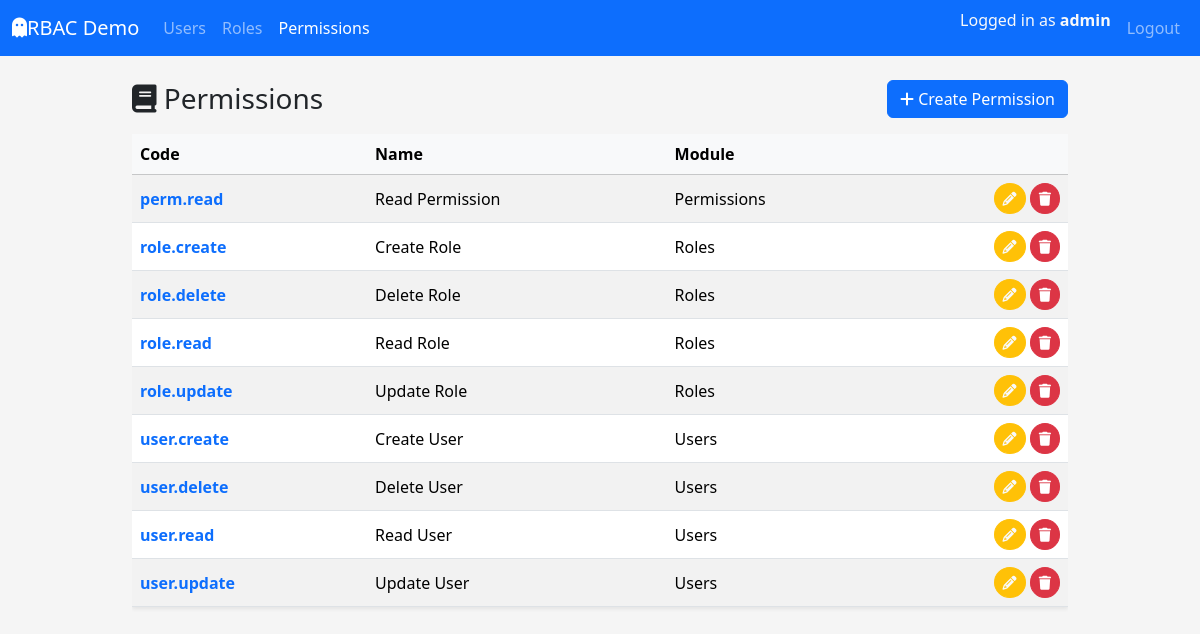
Page /permissions/ (signed in) on the committed database.
### app/models/user.py (models this page shows, shortened)
class UserTable(UserMixin,db.Model):
    __tablename__ = "tbl_users"
    id = db.Column(db.Integer, primary_key=True)
    username = db.Column(db.String(80), unique=True, nullable=False)
    email = db.Column(db.String(120), unique=True, nullable=False)
    fullname = db.Column(db.String(120), nullable=False)
    is_active = db.Column(db.Boolean, default=True, nullable=False)
    password_hash = db.Column(db.String(255), nullable=False)
    created_at = db.Column(db.DateTime, default=datetime.utcnow, nullable=False)
    updated_at = db.Column(
        db.DateTime, default=datetime.utcnow, onupdate=datetime.utcnow, nullable=False
    )
    roles = db.relationship("RoleTable", secondary=tbl_user_roles, back_populates="users")

### app/models/permission.py (models this page shows, shortened)
class PermissionTable(db.Model):
    __tablename__ = "tbl_permissions"
    id = db.Column(db.Integer, primary_key=True)
    code = db.Column(db.String(64), unique=True, nullable=False, index=True)
    name = db.Column(db.String(120), nullable=False)
    description = db.Column(db.String(255))
    module = db.Column(db.String(80), nullable=False, default="General")
    created_at = db.Column(db.DateTime, default=datetime.utcnow, nullable=False)
    updated_at = db.Column(db.DateTime, default=datetime.utcnow,onupdate=datetime.utcnow, nullable=False)
    roles = db.relationship("RoleTable", secondary=tbl_role_permissions, back_populates="permissions")

### app/routes/permission_route.py (the view)
@perm_bp.route('/')
@login_required
def index():
    permissions = PermissionService.get_all_permissions()
    return render_template("permissions/index.html", permissions=permissions)

### app/services/permission_service.py (called while the page is built)
    @staticmethod
    def get_all_permissions() -> List[PermissionTable]:
        return PermissionTable.query.order_by(PermissionTable.code.asc()).all()

### app/templates/permissions/index.html (shortened to what this page needs)
{% extends "layouts/base.html" %}  {% block content %}
<div class="d-flex justify-content-between align-items-center mb-3">
  <h1 class="h3 mb-0"><i class="fa-solid fa-book"></i> Permissions</h1>
  <a href="{{ url_for('tbl_perms.create') }}" class="btn btn-primary"
    ><i class="fa-solid fa-plus"></i> Create Permission</a
  >
</div>
{% if permissions %}
<div class="table-responsive">
  <table
    class="table table-striped  table-hover align-middle shadow-sm"
  >
    <thead class="table-light">
      <tr>
        <th>Code</th>
        <th>Name</th>
        <th>Module</th>
        <th></th>
      </tr>
    </thead>
    <tbody>
      {% for perm in permissions %}
      <tr>
        <td>
          <a
            href="{{ url_for('tbl_perms.detail', permission_id=perm.id) }}"
            class="text-decoration-none fw-semibold"
            >{{ perm.code }}</a
          >
        </td>
        <td>{{ perm.name }}</td>
        <td>{{ perm.module }}</td>
        <td class="text-end">
          <a
            href="{{ url_for('tbl_perms.edit', permission_id=perm.id) }}"
            class="btn btn-sm btn-warning rounded-circle text-light"
            title="Edit"
            ><i class="fa-solid fa-pencil"></i
          ></a>
          <a
            href="{{ url_for('tbl_perms.delete_confirm', permission_id=perm.id) }}"
            class="btn btn-sm btn-danger rounded-circle"
            title="Delete"
            ><i class="fa-solid fa-trash"></i
          ></a>
        </td>
      </tr>
      {% endfor %}
    </tbody>
  </table>
</div>
{% else %}
<div class="alert alert-info">
  No permission found.
  <a href="{{ url_for('tbl_perms.create') }}">Create the first permission</a>
</div>
{% endif %}
{% endblock %}

### app/templates/layouts/base.html (shortened to what this page needs)
<!DOCTYPE html>
<html lang="en">
  <head>
    <link
      href="https://cdn.jsdelivr.net/npm/bootstrap@5.3.8/dist/css/bootstrap.min.css"
      rel="stylesheet"
    />
    <link
      rel="stylesheet"
      href="{{ url_for('static', filename='css/style.css') }}"
    />
  </head>
  <body>
    <nav class="navbar navbar-expand-lg navbar-dark bg-primary mb-4">
      <div class="container-fluid">
        <a class="navbar-brand" href="#">
          <i class="fa-solid fa-ghost"></i>RBAC Demo
        </a>
        <div class="collapse navbar-collapse" id="navbarMain">
          <ul class="navbar-nav me-auto mb-2 mb-lg-0">
            <li class="nav-item">
              <a
                class="nav-link {% if request.blueprint == 'tbl_users' %}active{% endif %}"
                href="{{ url_for('tbl_users.index') }}"
                >Users</a
              >
            </li>
            <li class="nav-item">
              <a
                class="nav-link {% if request.blueprint == 'tbl_roles' %}active{% endif %}"
                href="{{ url_for('tbl_roles.index') }}"
                >Roles</a
              >
            </li>
            <li class="nav-item">
              <a
                class="nav-link {% if request.blueprint == 'tbl_perms' %}active{% endif %}"
                href="{{ url_for('tbl_perms.index') }}"
                >Permissions</a
              >
            </li>
          </ul>
          <ul class="navbar-nav ms-auto mb-2 mb-lg-0">
            {% if current_user.is_authenticated %}
            <li class="nav-item">
              <span class="navbar-text me-2 text-light">
                Logged in as <strong>{{ current_user.username }}</strong>
              </span>
            </li>
            <li class="nav-item">
              <a href="{{ url_for('auth.logout') }}" class="nav-link">Logout</a>
            </li>
            {% else %}
            <li class="nav-item">
              <a href="{{ url_for('auth.login') }}" class="nav-link">Login</a>
            </li>
            {% endif %}
          </ul>
        </div>
      </div>
    </nav>
    <main class="container">
       {% block content %}{% endblock %}
    </main>
  </body>
</html>

### app/static/css/style.css (style rules this page uses)
body { background-color: #f5f5f5; }
main.container { max-width: 960px; }
.table td, .table th { vertical-align: middle; }

### rows in the picture
UserTable: username "admin"
PermissionTable: code "perm.read", name "Read Permission", module "Permissions"
PermissionTable: code "role.create", name "Create Role", module "Roles"
PermissionTable: code "role.delete", name "Delete Role", module "Roles"
PermissionTable: code "role.read", name "Read Role", module "Roles"
PermissionTable: code "role.update", name "Update Role", module "Roles"
PermissionTable: code "user.create", name "Create User", module "Users"
PermissionTable: code "user.delete", name "Delete User", module "Users"
PermissionTable: code "user.read", name "Read User", module "Users"
PermissionTable: code "user.update", name "Update User", module "Users"
